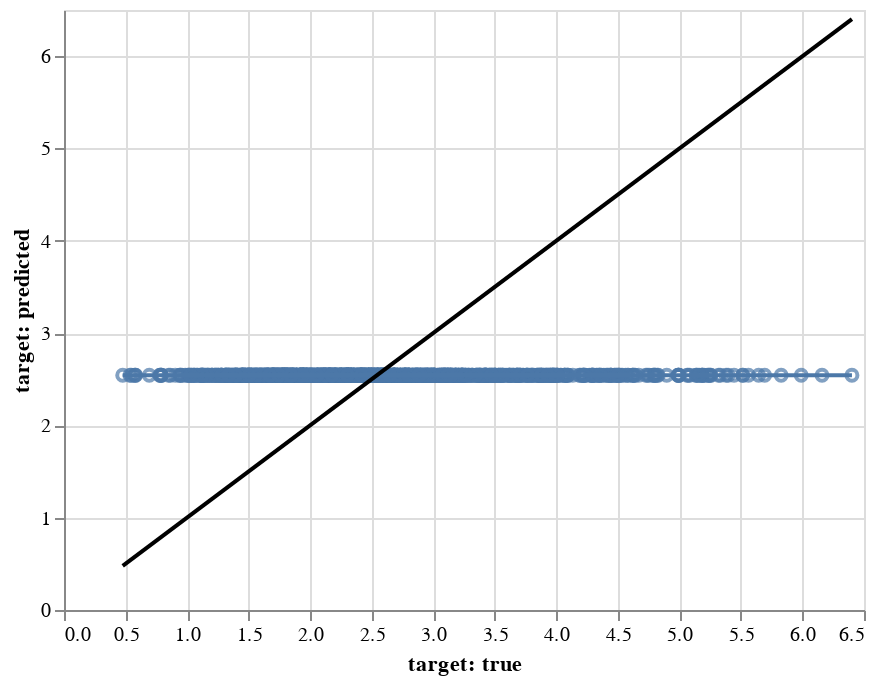

The notebook cell saved with this chart:
### Code cell
tox_model_3.visualize('pair_predict', test_zhu_mod, untransform=True)

### Figure 1 — Vega-Lite specification as saved in the notebook (floating-point values rounded to 4 significant figures; data arrays with more than 128 entries replaced by an {"elided": "..."} marker saying what was removed)
{"config": {"view": {"continuousWidth": 400, "continuousHeight": 300}}, "layer": [{"mark": "point", "encoding": {"x": {"type": "quantitative", "field": "target: true", "scale": {"zero": false}}, "y": {"type": "quantitative", "field": "target: predicted", "scale": {"zero": false}}}}, {"mark": "line", "encoding": {"x": {"type": "quantitative", "field": "target: true", "scale": {"zero": false}}, "y": {"type": "quantitative", "field": "target: predicted", "scale": {"zero": false}}}, "transform": [{"on": "target: true", "regression": "target: predicted"}]}, {"data": {"name": "data-2d83589e270d09ebd91e881ebbe83afb"}, "mark": {"type": "line", "color": "black"}, "encoding": {"x": {"type": "quantitative", "field": "target: true"}, "y": {"type": "quantitative", "field": "target: predicted"}}}], "data": {"name": "data-0d5453f64684d51ca694774e71583537"}, "$schema": "https://vega.github.io/schema/vega-lite/v4.8.1.json", "datasets": {"data-0d5453f64684d51ca694774e71583537": {"elided": "1469 records"}, "data-2d83589e270d09ebd91e881ebbe83afb": [{"target: true": 0.477, "target: predicted": 0.477}, {"target: true": 6.402, "target: predicted": 6.402}]}}
